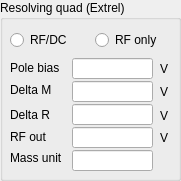
   <widget class="QGroupBox" name="gbSLRQ">
    <property name="geometry">
     <rect>
      <x>760</x>
      <y>570</y>
      <width>181</width>
      <height>181</height>
     </rect>
    </property>
    <property name="title">
     <string>Resolving quad (Extrel)</string>
    </property>
    <widget class="QLineEdit" name="leSDACV_CH1">
     <property name="geometry">
      <rect>
       <x>72</x>
       <y>58</y>
       <width>81</width>
       <height>21</height>
      </rect>
     </property>
     <property name="toolTip">
      <string>MIPS DAC module CH1</string>
     </property>
    </widget>
    <widget class="QLabel" name="label_2">
     <property name="geometry">
      <rect>
       <x>10</x>
       <y>60</y>
       <width>59</width>
       <height>16</height>
      </rect>
     </property>
     <property name="text">
      <string>Pole bias</string>
     </property>
    </widget>
    <widget class="QLabel" name="label_37">
     <property name="geometry">
      <rect>
       <x>10</x>
       <y>82</y>
       <width>59</width>
       <height>16</height>
      </rect>
     </property>
     <property name="text">
      <string>Delta M</string>
     </property>
    </widget>
    <widget class="QLabel" name="label_38">
     <property name="geometry">
      <rect>
       <x>10</x>
       <y>107</y>
       <width>59</width>
       <height>16</height>
      </rect>
     </property>
     <property name="text">
      <string>Delta R</string>
     </property>
    </widget>
    <widget class="QLabel" name="label_39">
     <property name="geometry">
      <rect>
       <x>10</x>
       <y>129</y>
       <width>59</width>
       <height>16</height>
      </rect>
     </property>
     <property name="text">
      <string>RF out</string>
     </property>
    </widget>
    <widget class="QLineEdit" name="leSDACV_CH2">
     <property name="geometry">
      <rect>
       <x>72</x>
       <y>81</y>
       <width>81</width>
       <height>21</height>
      </rect>
     </property>
     <property name="toolTip">
      <string>MIPS DAC module CH2</string>
     </property>
    </widget>
    <widget class="QLineEdit" name="leSDACV_CH3">
     <property name="geometry">
      <rect>
       <x>72</x>
       <y>104</y>
       <width>81</width>
       <height>21</height>
      </rect>
     </property>
     <property name="toolTip">
      <string>MIPS DAC module CH3</string>
     </property>
    </widget>
    <widget class="QLineEdit" name="RFOUT">
     <property name="geometry">
      <rect>
       <x>72</x>
       <y>127</y>
       <width>81</width>
       <height>21</height>
      </rect>
     </property>
     <property name="toolTip">
      <string>RF level readback, MIPS ADC CH0</string>
     </property>
     <property name="readOnly">
      <bool>true</bool>
     </property>
    </widget>
    <widget class="QLabel" name="label_40">
     <property name="geometry">
      <rect>
       <x>160</x>
       <y>61</y>
       <width>21</width>
       <height>16</height>
      </rect>
     </property>
     <property name="text">
      <string>V</string>
     </property>
    </widget>
    <widget class="QLabel" name="label_41">
     <property name="geometry">
      <rect>
       <x>160</x>
       <y>84</y>
       <width>21</width>
       <height>16</height>
      </rect>
     </property>
     <property name="text">
      <string>V</string>
     </property>
    </widget>
    <widget class="QLabel" name="label_42">
     <property name="geometry">
      <rect>
       <x>160</x>
       <y>108</y>
       <width>21</width>
       <height>16</height>
      </rect>
     </property>
     <property name="text">
      <string>V</string>
     </property>
    </widget>
    <widget class="QLabel" name="label_43">
     <property name="geometry">
      <rect>
       <x>160</x>
       <y>130</y>
       <width>21</width>
       <height>16</height>
      </rect>
     </property>
     <property name="text">
      <string>V</string>
     </property>
    </widget>
    <widget class="QLineEdit" name="MassUnits">
     <property name="geometry">
      <rect>
       <x>72</x>
       <y>150</y>
       <width>81</width>
       <height>21</height>
      </rect>
     </property>
     <property name="toolTip">
      <string>MIPS DAC module CH8</string>
     </property>
    </widget>
    <widget class="QLabel" name="label_68">
     <property name="geometry">
      <rect>
       <x>10</x>
       <y>150</y>
       <width>59</width>
       <height>16</height>
      </rect>
     </property>
     <property name="text">
      <string>Mass unit</string>
     </property>
    </widget>
    <widget class="QRadioButton" name="rbRFDC">
     <property name="geometry">
      <rect>
       <x>10</x>
       <y>30</y>
       <width>71</width>
       <height>20</height>
      </rect>
     </property>
     <property name="toolTip">
      <string>MIPS digital output A</string>
     </property>
     <property name="text">
      <string>RF/DC</string>
     </property>
    </widget>
    <widget class="QRadioButton" name="rbRFonly">
     <property name="geometry">
      <rect>
       <x>95</x>
       <y>30</y>
       <width>71</width>
       <height>20</height>
      </rect>
     </property>
     <property name="toolTip">
      <string>MIPS digital output A</string>
     </property>
     <property name="text">
      <string>RF only</string>
     </property>
    </widget>
   </widget>
